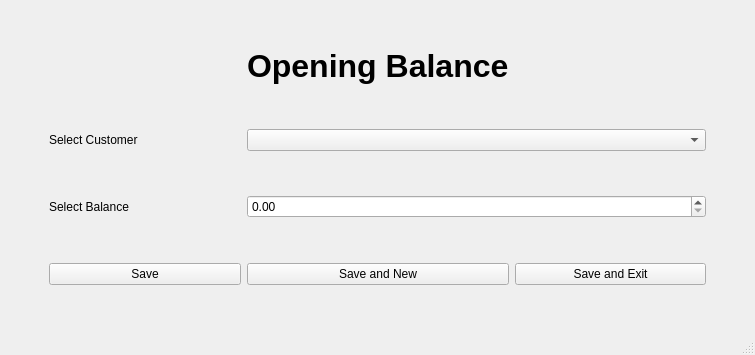
<?xml version="1.0" encoding="UTF-8"?>
<ui version="4.0">
 <class>MainWindow</class>
 <widget class="QMainWindow" name="MainWindow">
  <property name="geometry">
   <rect>
    <x>0</x>
    <y>0</y>
    <width>755</width>
    <height>355</height>
   </rect>
  </property>
  <property name="windowTitle">
   <string>MainWindow</string>
  </property>
  <widget class="QWidget" name="centralwidget">
   <layout class="QGridLayout" name="gridLayout">
    <item row="0" column="2">
     <spacer name="verticalSpacer_5">
      <property name="orientation">
       <enum>Qt::Vertical</enum>
      </property>
      <property name="sizeHint" stdset="0">
       <size>
        <width>20</width>
        <height>40</height>
       </size>
      </property>
     </spacer>
    </item>
    <item row="7" column="4">
     <spacer name="horizontalSpacer_2">
      <property name="orientation">
       <enum>Qt::Horizontal</enum>
      </property>
      <property name="sizeType">
       <enum>QSizePolicy::Minimum</enum>
      </property>
      <property name="sizeHint" stdset="0">
       <size>
        <width>40</width>
        <height>20</height>
       </size>
      </property>
     </spacer>
    </item>
    <item row="3" column="2" colspan="2">
     <widget class="QComboBox" name="select_product_combo"/>
    </item>
    <item row="8" column="2">
     <spacer name="verticalSpacer_6">
      <property name="orientation">
       <enum>Qt::Vertical</enum>
      </property>
      <property name="sizeHint" stdset="0">
       <size>
        <width>20</width>
        <height>40</height>
       </size>
      </property>
     </spacer>
    </item>
    <item row="1" column="2" alignment="Qt::AlignHCenter">
     <widget class="QLabel" name="label_2">
      <property name="font">
       <font>
        <pointsize>24</pointsize>
        <weight>75</weight>
        <bold>true</bold>
       </font>
      </property>
      <property name="text">
       <string>Opening Balance</string>
      </property>
     </widget>
    </item>
    <item row="7" column="2">
     <widget class="QPushButton" name="save_n_new_btn">
      <property name="text">
       <string>Save and New</string>
      </property>
     </widget>
    </item>
    <item row="5" column="0">
     <spacer name="horizontalSpacer">
      <property name="orientation">
       <enum>Qt::Horizontal</enum>
      </property>
      <property name="sizeType">
       <enum>QSizePolicy::Minimum</enum>
      </property>
      <property name="sizeHint" stdset="0">
       <size>
        <width>40</width>
        <height>20</height>
       </size>
      </property>
     </spacer>
    </item>
    <item row="5" column="1">
     <widget class="QLabel" name="label_4">
      <property name="text">
       <string>Select Balance</string>
      </property>
     </widget>
    </item>
    <item row="7" column="1">
     <widget class="QPushButton" name="save_btn">
      <property name="text">
       <string>Save</string>
      </property>
     </widget>
    </item>
    <item row="4" column="2">
     <spacer name="verticalSpacer_3">
      <property name="orientation">
       <enum>Qt::Vertical</enum>
      </property>
      <property name="sizeHint" stdset="0">
       <size>
        <width>20</width>
        <height>40</height>
       </size>
      </property>
     </spacer>
    </item>
    <item row="2" column="2">
     <spacer name="verticalSpacer_4">
      <property name="orientation">
       <enum>Qt::Vertical</enum>
      </property>
      <property name="sizeHint" stdset="0">
       <size>
        <width>20</width>
        <height>40</height>
       </size>
      </property>
     </spacer>
    </item>
    <item row="7" column="3">
     <widget class="QPushButton" name="save_n_exit_btn">
      <property name="text">
       <string>Save and Exit</string>
      </property>
     </widget>
    </item>
    <item row="3" column="1">
     <widget class="QLabel" name="label_3">
      <property name="text">
       <string>Select Customer</string>
      </property>
     </widget>
    </item>
    <item row="6" column="2">
     <spacer name="verticalSpacer">
      <property name="orientation">
       <enum>Qt::Vertical</enum>
      </property>
      <property name="sizeHint" stdset="0">
       <size>
        <width>20</width>
        <height>40</height>
       </size>
      </property>
     </spacer>
    </item>
    <item row="5" column="2" colspan="2">
     <widget class="QDoubleSpinBox" name="lot_amount_spin">
      <property name="maximum">
       <double>10000000000000000303786028427003666890752.000000000000000</double>
      </property>
     </widget>
    </item>
   </layout>
  </widget>
  <widget class="QStatusBar" name="statusbar"/>
 </widget>
 <resources/>
 <connections/>
</ui>
